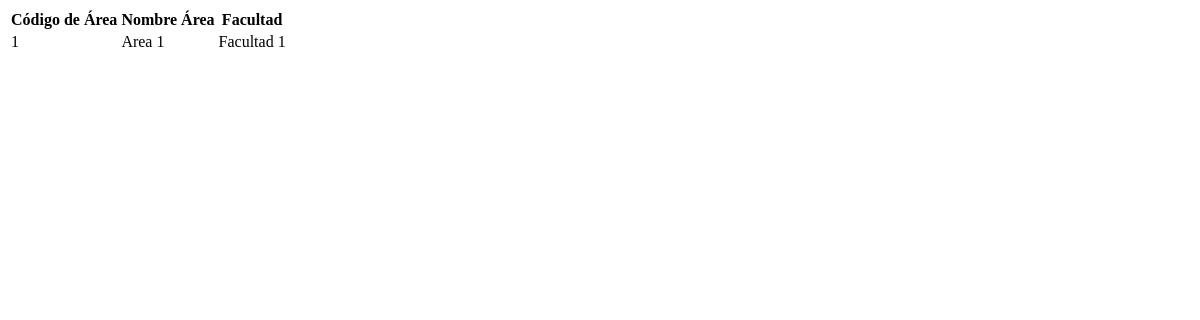
Before: /Datos/ca_cargarAreaVinculacion.php with the older database file.
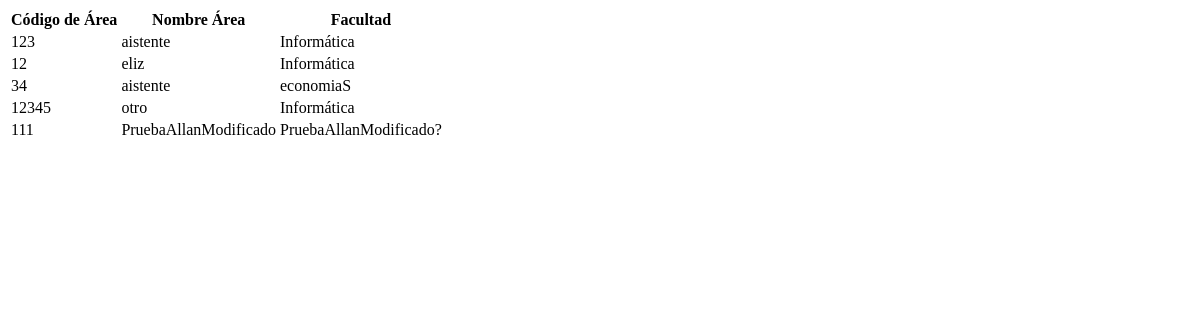
After: the same page with the newer database file.
### tables this page shows
CREATE TABLE IF NOT EXISTS `ca_vinculaciones` (
  `codigo` int(11) NOT NULL,
  `nombre` varchar(50) DEFAULT NULL,
  `cod_facultad` int(11) DEFAULT NULL
);

CREATE TABLE IF NOT EXISTS `ca_facultades` (
  `codigo` int(11) NOT NULL,
  `nombre` varchar(50) DEFAULT NULL
);

### Datos/ca_cargarAreaVinculacion.php (the view, shortened to what this page needs)
<?php
include 'conexion.php';
$query = mysql_query("CALL SP_OBTENER_AREAS_VINCULACION(@pcMensajeError)", $enlace);
?>
  <!DOCTYPE html>
  <html lang="en">
  <body>
    <div class="box-body table-responsive">
      <table id="tabla_prioridad" class='table table-bordered table-striped'>
        <thead>
          <tr>
            <th>Código de Área</th>
            <th>Nombre Área</th>
            <th>Facultad</th>
            <th></th>
          </tr>
        </thead>
        <tbody>
          <?php
          while ($row = mysql_fetch_array($query))
          {
        ?>
            <tr>
              <td>
                <?php echo $row['codigo'] ?>
              </td>
              <td>
                <?php echo $row['nombre'] ?>
              </td>
              <td>
                <?php echo $row['facultad'] ?>
              </td>
              <td>
              </td>
            </tr>
            <?php
                    }
                    ?>
        </tbody>
      </table>
    </div>
  </body>
  </html>

Changed rows visible on the page:
removed ca_vinculaciones: codigo "1", nombre "Area 1", cod_facultad.nombre "Facultad 1"
added ca_vinculaciones: codigo "123", nombre "aistente", ca_facultades.nombre "Informática"
added ca_vinculaciones: codigo "12", nombre "eliz", ca_facultades.nombre "Informática"
added ca_vinculaciones: codigo "34", nombre "aistente", ca_facultades.nombre "economiaS"
added ca_vinculaciones: codigo "12345", nombre "otro", ca_facultades.nombre "Informática"
added ca_vinculaciones: codigo "111", nombre "PruebaAllanModificado", ca_facultades.nombre "PruebaAllanModificado?"
